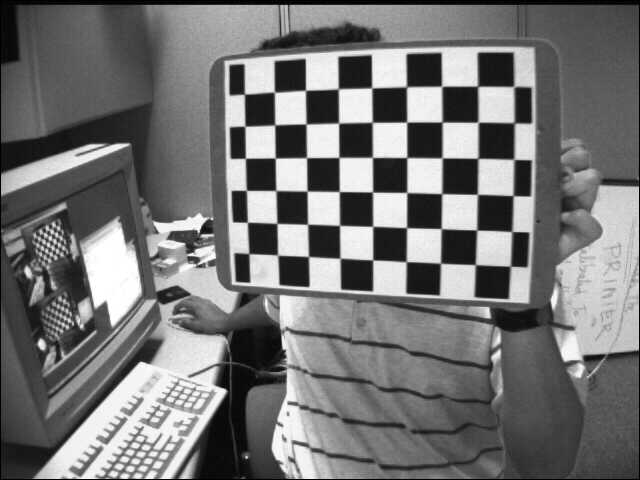
#> input picture data/left/left01.jpg, 640 x 480 px; its folder holds 5 pictures in this run
$ python prob1_6.py
#> lines starting #> are read from the running program, lines starting #| are printed output that depends on the picture; after the words box and inside, x2 and y2 are one past the last pixel; in counts of white or black regions, pixels touching at a corner belong together
import cv2
import numpy as np
import glob

criteria = (cv2.TERM_CRITERIA_EPS + cv2.TERM_CRITERIA_MAX_ITER, 30, 0.001)
# prepare object points, like (0,0,0), (1,0,0), (2,0,0) ....,(6,5,0)
objp = np.zeros((6*7,3), np.float32)
objp[:,:2] = np.mgrid[0:7,0:6].T.reshape(-1,2)


# Arrays to store object points and image points from all the images.
objpoints = [] # 3d point in real world space
imgpoints = [] # 2d points in image plane.

images = glob.glob('data\left\*.jpg')
#print(images)

for fname in images:
    img = cv2.imread(fname)
#> img is the input picture: shape (480, 640, 3); min 0, max 255, mean 116.6
    #print(img)
    gray = cv2.cvtColor(img,cv2.COLOR_BGR2GRAY)

    #print(gray)
    # Find the chess board corners
    ret, corners = cv2.findChessboardCorners(gray, (7,6),None)
#> ret = True; corners = 42 rows, first 8: [475.4, 264.8], [440.5, 263.2], [405.9, 261.5], [372.9, 259.9], [340.6, 258.5], [308.7, 256.4], [277.6, 255.1], [476.7, 230.1]

    # If found, add object points, image points (after refining them)
    if ret == True:
        objpoints.append(objp)

        corners2 = cv2.cornerSubPix(gray,corners,(11,11),(-1,-1),criteria)
#> corners2 = 42 rows, first 8: [475.3, 264.6], [440.5, 263.2], [406.2, 261.7], [372.7, 259.9], [340, 258.2], [308.5, 256.5], [277.6, 255.1], [476.7, 230]
        imgpoints.append(corners2)

        # Draw and display the corners
        img = cv2.drawChessboardCorners(img, (7,6), corners2,ret)
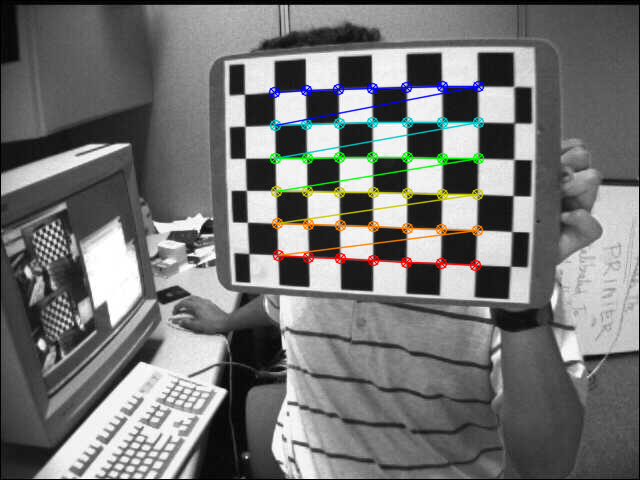
#> img: shape (480, 640, 3); 3.22% of pixels changed, all inside (x1, y1, x2, y2) = (268, 80, 485, 272)
#> pass 2 of the loop `for fname in images:`:
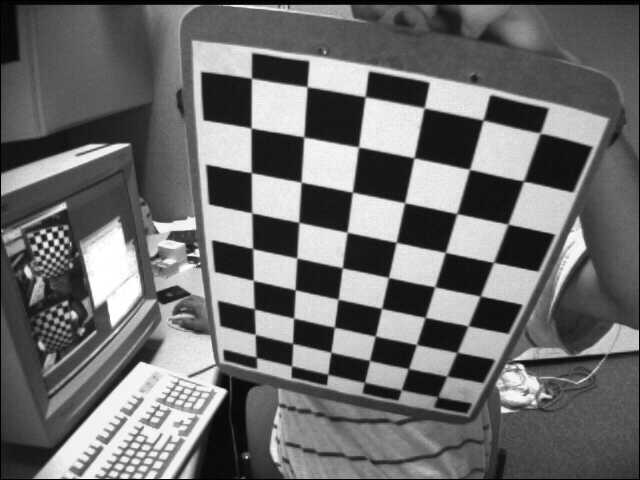
#> input picture data/left/left02.jpg, 640 x 480 px
#> img is the input picture: shape (480, 640, 3); min 0, max 255, mean 109
#> corners = 42 rows, first 8: [254.7, 308.6], [253.5, 280.5], [252.6, 248.4], [252.4, 213.8], [251.5, 172.4], [251.8, 128.6], [251.5, 77.99], [293.3, 318]
#> corners2 = 42 rows, first 8: [254.3, 308.9], [253.3, 280.4], [252.6, 248.6], [251.8, 212.8], [251.3, 172.7], [251.1, 128], [251.5, 78.19], [293.6, 318.1]
#> `img = cv2.drawChessboardCorners(img, (7,6), corners2,ret)`:
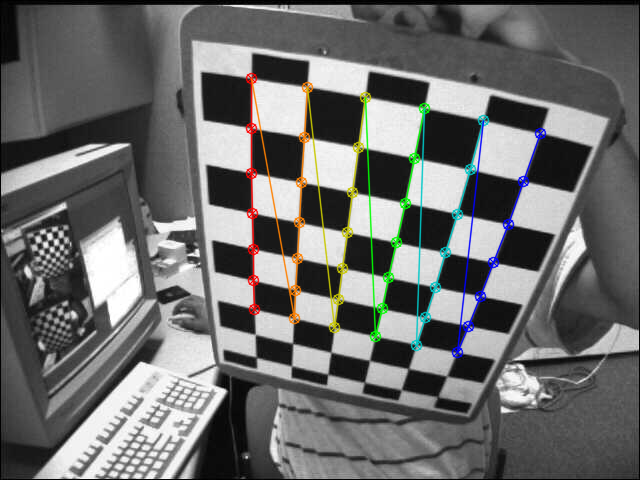
#> img: shape (480, 640, 3); 3.62% of pixels changed, all inside (x1, y1, x2, y2) = (245, 72, 547, 359)
#> pass 3 of the loop `for fname in images:`:
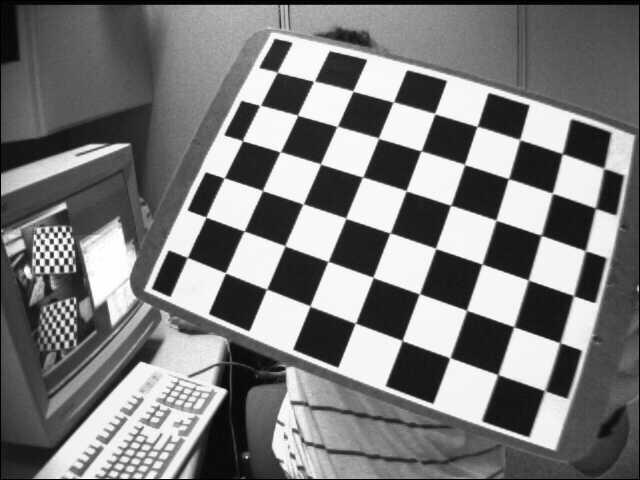
#> input picture data/left/left03.jpg, 640 x 480 px
#> img is the input picture: shape (480, 640, 3); min 0, max 255, mean 122.9
#> corners = 42 rows, first 8: [496.9, 373.9], [449, 358.7], [402.3, 339.6], [354.4, 323.5], [309.4, 305.4], [267.7, 289.2], [225.3, 272.5], [513, 326.7]
#> corners2 = 42 rows, first 8: [497.8, 374.6], [449.9, 357.7], [402.1, 340.5], [355.3, 323.2], [310, 306], [266.6, 289.1], [225.4, 272.8], [513.8, 326.7]
#> `img = cv2.drawChessboardCorners(img, (7,6), corners2,ret)`:
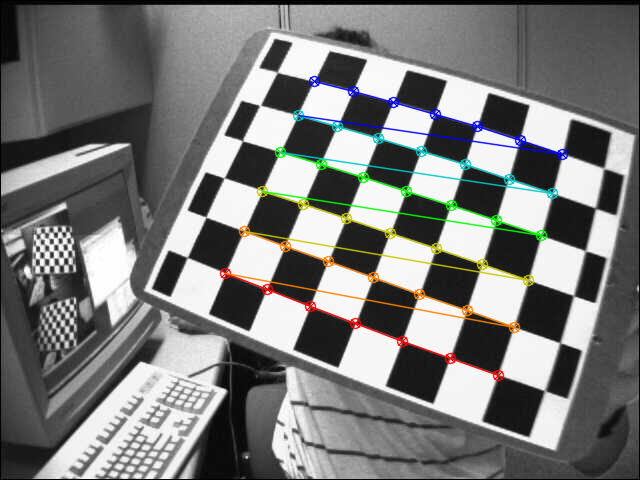
#> img: shape (480, 640, 3); 3.99% of pixels changed, all inside (x1, y1, x2, y2) = (219, 75, 569, 382)
#> the loop made 5 passes; the first 3 are shown
        #cv2.imshow('img',img)
        #cv2.waitKey()

#cv2.destroyAllWindows()
print(imgpoints)
print(objpoints)

ret, mtx, dist, rvecs, tvecs = cv2.calibrateCamera(objpoints, imgpoints, gray.shape[::-1],None,None)
print(mtx)
print(dist)
print(rvecs)
print(tvecs)

img = cv2.imread('.\left\left14.jpg')
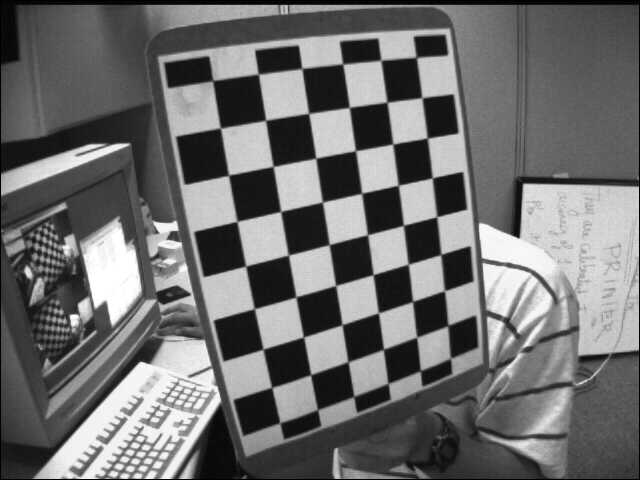
#> input picture data/left/left14.jpg, 640 x 480 px, found by its file name
#> img is the input picture: shape (480, 640, 3); min 0, max 255, mean 109.9
h,  w = img.shape[:2]
#> h = 480; w = 640
newcameramtx, roi=cv2.getOptimalNewCameraMatrix(mtx,dist,(w,h),1,(w,h))
# undistort
dst = cv2.undistort(img, mtx, dist, None, newcameramtx)
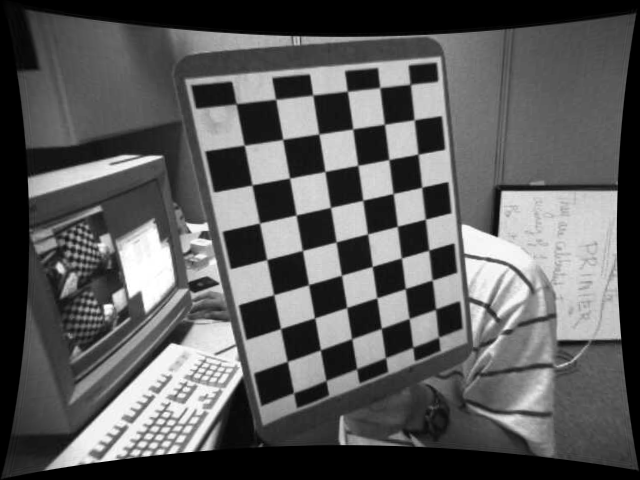
#> dst: shape (480, 640, 3); min 0, max 255, mean 92.1

# crop the image
x,y,w,h = roi
dst = dst[y:y+h, x:x+w]
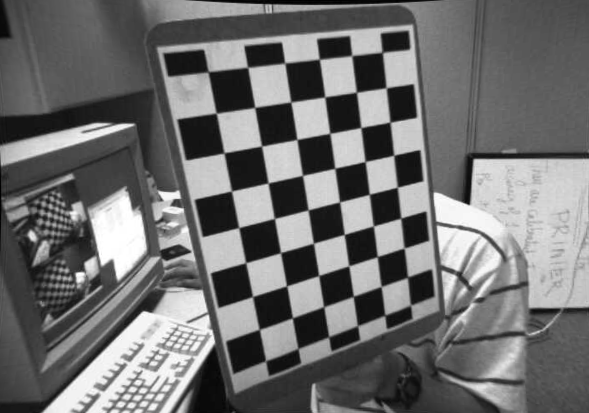
#> dst: shape (413, 589, 3); min 0, max 255, mean 111.5
#cv2.imwrite('calibresult.png',dst)
cv2.imshow('dst',dst)
cv2.imshow('img',img)
cv2.waitKey()
cv2.destroyAllWindows()
